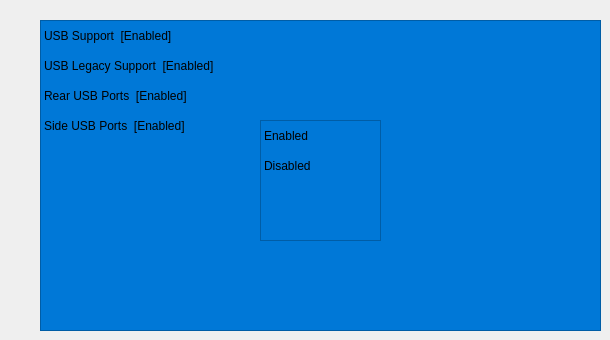
    <widget class="QWidget" name="usb">
     <widget class="QTableWidget" name="tableWidget_8">
      <property name="geometry">
       <rect>
        <x>40</x>
        <y>20</y>
        <width>561</width>
        <height>311</height>
       </rect>
      </property>
      <property name="styleSheet">
       <string notr="true">selection-background-color: rgb(0, 120, 215);
gridline-color: rgb(255, 255, 255, 0);
background-color: rgb(0, 120, 215);
outline: none;
	</string>
      </property>
      <property name="inputMethodHints">
       <set>Qt::ImhNone</set>
      </property>
      <property name="editTriggers">
       <set>QAbstractItemView::NoEditTriggers</set>
      </property>
      <property name="tabKeyNavigation">
       <bool>false</bool>
      </property>
      <property name="selectionMode">
       <enum>QAbstractItemView::SingleSelection</enum>
      </property>
      <property name="showGrid">
       <bool>false</bool>
      </property>
      <property name="wordWrap">
       <bool>true</bool>
      </property>
      <attribute name="horizontalHeaderVisible">
       <bool>false</bool>
      </attribute>
      <attribute name="horizontalHeaderDefaultSectionSize">
       <number>1000</number>
      </attribute>
      <attribute name="verticalHeaderVisible">
       <bool>false</bool>
      </attribute>
      <row>
       <property name="text">
        <string>New Row</string>
       </property>
      </row>
      <row>
       <property name="text">
        <string>New Row</string>
       </property>
      </row>
      <row>
       <property name="text">
        <string>New Row</string>
       </property>
      </row>
      <row>
       <property name="text">
        <string>New Row</string>
       </property>
      </row>
      <column>
       <property name="text">
        <string>New Column</string>
       </property>
      </column>
      <item row="0" column="0">
       <property name="text">
        <string>USB Support  [Enabled]</string>
       </property>
      </item>
      <item row="1" column="0">
       <property name="text">
        <string>USB Legacy Support  [Enabled]</string>
       </property>
      </item>
      <item row="2" column="0">
       <property name="text">
        <string>Rear USB Ports  [Enabled]</string>
       </property>
      </item>
      <item row="3" column="0">
       <property name="text">
        <string>Side USB Ports  [Enabled]</string>
       </property>
      </item>
     </widget>
     <widget class="QStackedWidget" name="stackedWidget_3">
      <property name="geometry">
       <rect>
        <x>260</x>
        <y>120</y>
        <width>181</width>
        <height>191</height>
       </rect>
      </property>
      <property name="currentIndex">
       <number>0</number>
      </property>
      <widget class="QWidget" name="page_9">
       <widget class="QTableWidget" name="onOff_3">
        <property name="geometry">
         <rect>
          <x>0</x>
          <y>0</y>
          <width>121</width>
          <height>121</height>
         </rect>
        </property>
        <property name="styleSheet">
         <string notr="true">selection-background-color: rgb(0, 120, 215);
gridline-color: rgb(255, 255, 255, 0);
background-color: rgb(0, 120, 215);
outline: 0;
	
</string>
        </property>
        <property name="inputMethodHints">
         <set>Qt::ImhNone</set>
        </property>
        <property name="editTriggers">
         <set>QAbstractItemView::NoEditTriggers</set>
        </property>
        <property name="tabKeyNavigation">
         <bool>false</bool>
        </property>
        <property name="selectionMode">
         <enum>QAbstractItemView::SingleSelection</enum>
        </property>
        <property name="showGrid">
         <bool>false</bool>
        </property>
        <property name="wordWrap">
         <bool>true</bool>
        </property>
        <attribute name="horizontalHeaderVisible">
         <bool>false</bool>
        </attribute>
        <attribute name="verticalHeaderVisible">
         <bool>false</bool>
        </attribute>
        <row>
         <property name="text">
          <string>New Row</string>
         </property>
        </row>
        <row>
         <property name="text">
          <string>New Row</string>
         </property>
        </row>
        <column>
         <property name="text">
          <string>New Column</string>
         </property>
        </column>
        <item row="0" column="0">
         <property name="text">
          <string>Enabled</string>
         </property>
        </item>
        <item row="1" column="0">
         <property name="text">
          <string>Disabled</string>
         </property>
        </item>
       </widget>
      </widget>
      <widget class="QWidget" name="page_10"/>
     </widget>
    </widget>
